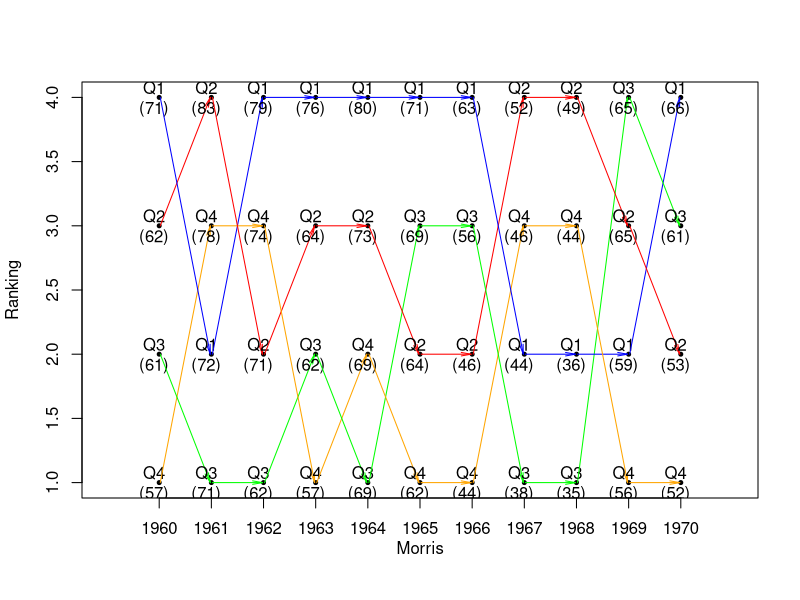

Here is the R script that generated this plot:
plotRanks <- function(df, rank_col, time_col, data_col, color_col = NA, labels_offset=0.1, arrow_len=0.1, ...){
  
  time_vec <- df[ ,time_col]
  unique_dates <- unique(time_vec)
  unique_dates <- unique_dates[order(unique_dates)]
  
  rank_ls <- lapply(unique_dates, function(d){
    temp_df <- df[time_vec == d, ]
    temp_df <- temp_df[order(temp_df[ ,data_col], temp_df[ ,rank_col]), ]
    temp_d <- temp_df[ ,data_col]
    temp_rank <- temp_df[ ,rank_col]
    if(is.na(color_col)){
      temp_color = rep("blue", length(temp_d))
    }else{
      temp_color = temp_df[ ,color_col]
    }
    temp_rank <- temp_df[ ,rank_col]
    
    temp_ls <- list(temp_rank, temp_d, temp_color)
    names(temp_ls) <- c("ranking", "data", "color")
    temp_ls
  })
  
  first_rank <- rank_ls[[1]]$ranking
  first_data <- rank_ls[[1]]$data
  first_length <- length(first_rank)
  
  y_max <- max(sapply(rank_ls, function(l) length(l$ranking)))
  plot(rep(1, first_length), 1:first_length, pch=20, cex=0.8, 
       xlim=c(0, length(rank_ls) + 1), ylim = c(1, y_max), xaxt = "n", xlab = NA, ylab="Ranking", ...)
  
  text_paste <- paste(first_rank, "\n", "(", first_data, ")", sep = "")
  text(rep(1 - labels_offset, first_length), 1:first_length, text_paste)
  axis(1, at = 1:(length(rank_ls)), labels = unique_dates)
  
  for(i in 2:length(rank_ls)){
    j = i - 1
    ith_rank <- rank_ls[[i]]$ranking
    ith_data <- rank_ls[[i]]$data
    jth_color <- rank_ls[[j]]$color
    jth_rank <- rank_ls[[j]]$ranking
    ith_length <- length(ith_rank)
    jth_length <- length(jth_rank)
    points(rep(i, ith_length), 1:ith_length, pch = 20, cex = 0.8)
    i_to_j <- match(jth_rank, ith_rank)
    arrows(rep(i - 0.98, jth_length), 1:jth_length, rep(i - 0.02, ith_length), i_to_j
           , length = 0.1, angle = 10, col = jth_color)
    offset_choice <- ifelse(length(rank_ls) == 2, i + labels_offset, i - labels_offset)
    text_paste <- paste(ith_rank, "\n", "(", ith_data, ")", sep = "")
    text(rep(offset_choice, ith_length), 1:ith_length, text_paste)
  }
}


data(presidents)
years <- rep(1945:1974, 4)
n <- length(presidents)
q1 <- presidents[seq(1, n, 4)]
q2 <- presidents[seq(2, n, 4)]
q3 <- presidents[seq(3, n, 4)]
q4 <- presidents[seq(4, n, 4)]
quarters <- c(q1, q2, q3, q4)
q_label  <- c(rep("Q1", n / 4), rep("Q2", n / 4), rep("Q3", n / 4), rep("Q4", n / 4))
q_colors <- c(Q1 = "blue", Q2 = "red", Q3 = "green", Q4 = "orange")
q_colors <- q_colors[match(q_label, names(q_colors))]

new_prez <- data.frame(years, quarters, q_label, q_colors)
new_prez <- na.omit(new_prez)

plotRanks(new_prez[new_prez$years %in% 1960:1970, ], "q_label", "years", "quarters", "q_colors")
mtext("Morris", side=1, line=2, cex.lab=0.4)
